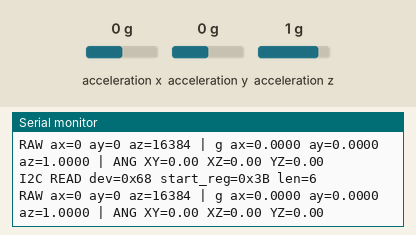
Simulated run of this sketch. Board: ESP32. Shown: the last lines printed to the serial monitor. Wiring (inferred from the names in the program): I2C bus: SDA GPIO 2; SCL GPIO 1; MPU-6050 motion sensor at I2C address 0x68. The inputs (shaded band) are chosen by the test bench; at power-on: acceleration x 0 g, acceleration y 0 g, acceleration z 1 g.

Above: at 1.4 s.
1.5 s: acceleration x set to -1.4 g
At 2.6 s:
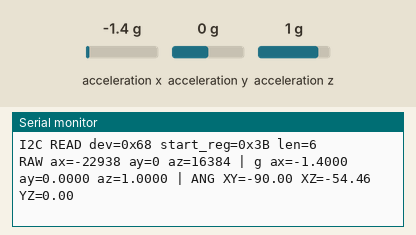
3.0 s: acceleration y set to -1.4 g
At 3.6 s:
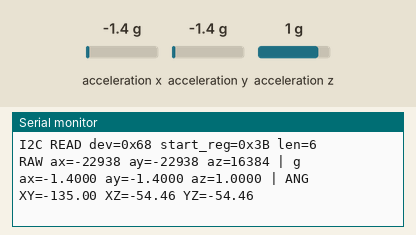
4.5 s: acceleration z set to -1.4 g
At 5.6 s:
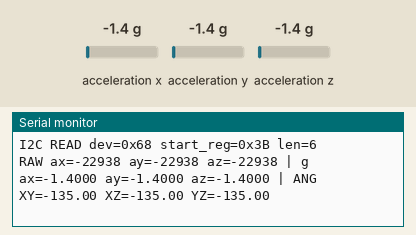

Measured:
- after the input at 1.5 s, the serial monitor: prints a new line after 0.77 s (image 1)
- after the input at 3.0 s, the serial monitor: prints a new line after 0.28 s (image 2)
- after the input at 4.5 s, the serial monitor: prints a new line after 0.79 s (image 3)

The sketch:

CSCE_491_lab2.ino
```cpp
#include <Arduino.h>
#include <math.h>

#define SCL 1
#define SDA 2

// 7 bit I2C addr for MPU6050
static const uint8_t MPU_ADDR = 0x68;

// MPU6050 registers
static const uint8_t REG_PWR_MGMT_1 = 0x6B; // power management
static const uint8_t REG_ACCEL_XOUT_H = 0x3B; // accel x high

// open drain lets you pull it low and goes high when released
static void sda_output() {
  pinMode(SDA, OUTPUT_OPEN_DRAIN);
}

// input with pull up
static void sda_input() {
  digitalWrite(SDA, HIGH); // release line before switching to input
  pinMode(SDA, INPUT_PULLUP); // read SDA while keeping it up
}

// while SCL is high SDA is pulled low then is clocked by SCL low
static void i2c_start() {
  sda_output();
  digitalWrite(SDA, HIGH);
  digitalWrite(SCL, HIGH);
  digitalWrite(SDA, LOW);
  digitalWrite(SCL, LOW);
}

// while SCL is high pull SDA from low to high
static void i2c_stop() {
  sda_output();
  digitalWrite(SDA, LOW);
  digitalWrite(SCL, HIGH);
  digitalWrite(SDA, HIGH);
}

static bool i2c_write_byte(uint8_t data) {
  sda_output();
  // reads bits 7-0 if current bit is 1 release, if 0 pull low
  for (int i = 7; i >= 0; --i) {
    if (data & (1 << i)) {
      digitalWrite(SDA, HIGH);
    } else {
      digitalWrite(SDA, LOW);
    }
    digitalWrite(SCL, HIGH);
    digitalWrite(SCL, LOW);
  }

  // ACK bit - release SDA slave drives SDA low
  sda_input();
  digitalWrite(SCL, HIGH);
  bool ack = (digitalRead(SDA) == LOW);
  digitalWrite(SCL, LOW);
  sda_output();
  return ack;
}

// if send_ack is true master will pull SDA low and request more
// if send_ack is false masters leaves SDA high and end.
static uint8_t i2c_read_byte(bool send_ack) {
  uint8_t data = 0;
  sda_input();
  // read MSB
  for (int i = 7; i >= 0; --i) {
    digitalWrite(SCL, HIGH);
    if (digitalRead(SDA)) { // if SDA high bit is 1
      data |= (1 << i);
    }
    digitalWrite(SCL, LOW); // move to next
  }

  // ACK/NACK bit
  sda_output();
  // if ack is true pull SDA low otherwise leave high
  if (send_ack) {
    digitalWrite(SDA, LOW);
  } else {
    digitalWrite(SDA, HIGH);
  }
  digitalWrite(SCL, HIGH);
  digitalWrite(SCL, LOW);
  return data;
}


// returns true only if all bytes got ack
static bool i2c_write_register(uint8_t dev_addr, uint8_t reg, uint8_t value) {
  Serial.printf("I2C WRITE dev=0x%02X reg=0x%02X val=0x%02X\n", dev_addr, reg, value);
  i2c_start();
  // device addr with write
  bool ack1 = i2c_write_byte((dev_addr << 1) | 0);
  if (!ack1) {
    Serial.println("NACK after device address (write)");
  }
  // register addr
  bool ack2 = i2c_write_byte(reg);
  if (!ack2) {
    Serial.println("NACK after register address");
  }
  // reg data byte
  bool ack3 = i2c_write_byte(value);
  if (!ack3) {
    Serial.println("NACK after data byte");
  }
  i2c_stop();
  return ack1 && ack2 && ack3;
}

static bool i2c_read_registers(uint8_t dev_addr, uint8_t start_reg, uint8_t *buf, size_t len) {
  if (len == 0) return true;
  Serial.printf("I2C READ dev=0x%02X start_reg=0x%02X len=%u\n", dev_addr, start_reg, (unsigned)len);

  // Transaction 1: write start register
  i2c_start();
  // device addr with write
  bool ack1 = i2c_write_byte((dev_addr << 1) | 0);
  if (!ack1) {
    Serial.println("NACK after device address (write)");
  }
  // reg
  bool ack2 = i2c_write_byte(start_reg);
  if (!ack2) {
    Serial.println("NACK after register address");
  }
  i2c_stop();

  // Transaction 2: read data
  i2c_start();
  bool ack3 = i2c_write_byte((dev_addr << 1) | 1);
  if (!ack3) {
    Serial.println("NACK after device address (read)");
  }
  // read until second to last byte
  for (size_t i = 0; i < len; ++i) {
    bool send_ack = (i + 1 < len);
    buf[i] = i2c_read_byte(send_ack);
  }

  i2c_stop();
  return ack1 && ack2 && ack3;
}

void setup() {
  Serial.begin(115200);
  delay(100);
  Serial.println("Starting MPU6050 initialization...");

// release both high
  pinMode(SCL, OUTPUT_OPEN_DRAIN);
  pinMode(SDA, OUTPUT_OPEN_DRAIN);
  digitalWrite(SCL, HIGH);
  digitalWrite(SDA, HIGH);

  // write 0 to power management register 0x6B on startup.
  delay(50);
  bool init_ok = i2c_write_register(MPU_ADDR, REG_PWR_MGMT_1, 0x00);
  if (init_ok) {
    Serial.println("MPU6050 woke up successfully");
  } else {
    Serial.println("MPU6050 initialization FAILED - check wiring");
  }

  delay(100);
  uint8_t who_am_i = 0;
  if (i2c_read_registers(MPU_ADDR, 0x75, &who_am_i, 1)) {
    Serial.printf("WHO_AM_I register: 0x%02X (expected 0x68)\n", who_am_i);
  } else {
    Serial.println("Failed to read WHO_AM_I register");
  }
  Serial.println("Starting main loop...");
}

void loop() {
  uint8_t data[6] = {0};
  // read 6 bytes starting at 0x3B
  if (i2c_read_registers(MPU_ADDR, REG_ACCEL_XOUT_H, data, sizeof(data))) {
    // combine into 16 bit
    int16_t ax = (int16_t)((data[0] << 8) | data[1]);
    int16_t ay = (int16_t)((data[2] << 8) | data[3]);
    int16_t az = (int16_t)((data[4] << 8) | data[5]);

    float ax_g = ax / 16384.0f;
    float ay_g = ay / 16384.0f;
    float az_g = az / 16384.0f;

    // convert to degrees
    float angle_xy = atan2(ax_g, ay_g) * RAD_TO_DEG;
    float angle_xz = atan2(ax_g, az_g) * RAD_TO_DEG;
    float angle_yz = atan2(ay_g, az_g) * RAD_TO_DEG;

    Serial.printf(
        "RAW ax=%d ay=%d az=%d | g ax=%.4f ay=%.4f az=%.4f | ANG XY=%.2f XZ=%.2f YZ=%.2f\n",
        ax, ay, az, ax_g, ay_g, az_g, angle_xy, angle_xz, angle_yz);
  } else {
    Serial.println("I2C read failed");
  }

  delay(1000);
}
```
